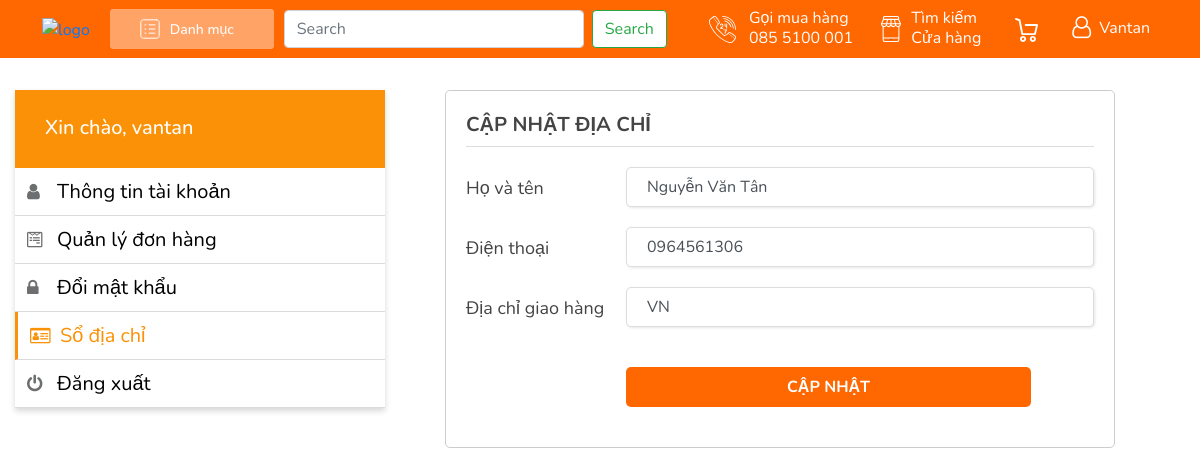
Page /user/info/address.php (signed in) on the committed database.
### tables this page shows
CREATE TABLE IF NOT EXISTS `khachhang` (
  `kh_tendangnhap` varchar(50) NOT NULL,
  `kh_matkhau` varchar(255) NOT NULL,
  `kh_ten` varchar(100) NOT NULL,
  `kh_gioitinh` int(11) NOT NULL DEFAULT 0,
  `kh_diachi` varchar(255) NOT NULL DEFAULT 'VN',
  `kh_dienthoai` varchar(50) NOT NULL,
  `kh_email` varchar(100) NOT NULL DEFAULT 'anhb1700326@student.ctu.edu.vn',
  `kh_cmnd` varchar(100) NOT NULL DEFAULT '123456789',
  `kh_ngaysinh` int(11) NOT NULL DEFAULT 1,
  `kh_thangsinh` int(11) NOT NULL DEFAULT 1,
  `kh_namsinh` int(11) NOT NULL DEFAULT 1989,
  `kh_trangthai` int(11) NOT NULL DEFAULT 0,
  `kh_quanly` int(1) NOT NULL DEFAULT 0,
  `kh_binhluan` varchar(255) NOT NULL,
  `kh_thoigiantao` timestamp NOT NULL DEFAULT current_timestamp(),
  `kh_thoigiancapnhat` timestamp NOT NULL DEFAULT current_timestamp(),
  `kh_makichhoat` varchar(50) NOT NULL DEFAULT '0',
  `kh_quantri` int(1) NOT NULL DEFAULT 0,
  PRIMARY KEY (`kh_tendangnhap`)
);

### libraries/Psr4AutoloaderClass.php (called while the page is built, shortened)
<?php
class Psr4AutoloaderClass
{
	protected $prefixes = array();
	public function addNamespace($prefix, $base_dir, $prepend = false)
	{
		$prefix = trim($prefix, '\\') . '\\';
		$base_dir = rtrim($base_dir, DIRECTORY_SEPARATOR) . '/';
		if (isset($this->prefixes[$prefix]) === false) {
			$this->prefixes[$prefix] = array();
		}
		if ($prepend) {
			array_unshift($this->prefixes[$prefix], $base_dir);
		} else {
			array_push($this->prefixes[$prefix], $base_dir);
		}
	}
	public function loadClass($class)
	{
		$prefix = $class;
		while (false !== $pos = strrpos($prefix, '\\')) {
			$prefix = substr($class, 0, $pos + 1);
			$relative_class = substr($class, $pos + 1);
			$mapped_file = $this->loadMappedFile($prefix, $relative_class);
			if ($mapped_file) {
				return $mapped_file;
			}
			$prefix = rtrim($prefix, '\\');
		}
		return false;
	}
	protected function loadMappedFile($prefix, $relative_class)
	{
		foreach ($this->prefixes[$prefix] as $base_dir) {
			$file = $base_dir
				. str_replace('\\', '/', $relative_class)
				. '.php';
			if ($this->requireFile($file)) {
				return $file;
			}
		}
		return false;
	}
	protected function requireFile($file)
	{
		if (file_exists($file)) {
			return true;
		}
		return false;
	}
}

### src/classes/Customer.php (called while the page is built, shortened)
<?php
class Customer
{
	private $db;
	public function __construct($pdo)
	{
		$this->db = $pdo;
	}
	public function find($kh_tendangnhap)
	{
		$statement = $this->db->prepare('select * from khachhang where kh_tendangnhap = :kh_tendangnhap');
		$statement->execute(['kh_tendangnhap' => $kh_tendangnhap]);
		if ($row = $statement->fetch()) {
			return $this;
		}
		return null;
	}
}

### public/user/info/address.php (the view, shortened to what this page needs)
<?php
    require_once '../../../bootstrap.php';
    $customer = new Customer($PDO);
    $kh_tendangnhap=$_SESSION['kh_tendangnhap_logged'];
        if ( ($kh_tendangnhap == "") || !($customer->find($kh_tendangnhap))) {
            redirect(BASE_URL_PATH .'user/auth/login.php');
        }
    $errors = [];
?>
<!DOCTYPE html>
<html lang="en">
<head>
    <link rel="stylesheet" href="/assets/user/css/bootstrap.min.css" type="text/css" />
    <link rel="stylesheet" href="/assets/user/css/font-awesome.min.css" type="text/css" />
    <link href="/assets/user/css/datatables.min.css" rel="stylesheet"/>
    <link href="/assets/user/css/animate.css" rel="stylesheet"/>
    <link rel="stylesheet" href="/assets/user/css/base.css" type="text/css" />
    <link rel="stylesheet" href="/assets/user/css/styles.css" type="text/css" />
    <link rel="stylesheet" href="/assets/user/css/responsive.css" type="text/css" />
</head>
<body>
    <?php include_once __DIR__ . '../../../../partials/user/header.php'; ?>
    <div class="container-fluid">
        <div id="main_container" class="grid-info row">
            <div class="col-md-4">
                <div class="user-menu-side">
                    <div class="user-name">
                        <div class="name">
                            <h5>Xin chào, <?=$_SESSION['kh_tendangnhap_logged']; ?></h5>
                        </div>
                    </div>
                    <ul>
                        <li >
                           <a href="/user/info/personal.php">
                                <i class="fa fa-user" aria-hidden="true"></i>
                                Thông tin tài khoản
                           </a>
                        </li>
                        <li>
                            <a href="/user/info/order-management.php">
                                <i class="fa fa-wpforms" aria-hidden="true"></i>
                                Quản lý đơn hàng
                            </a>
                        </li>
                        <li>
                            <a href="/user/info/change-password.php">
                                <i class="fa fa-lock" aria-hidden="true"></i>
                                Đổi mật khẩu
                            </a>
                        </li>
                        <li class="selected">
                            <a href="/user/info/address.php">
                            <i class="fa fa-id-card-o" aria-hidden="true"></i>
                                Sổ địa chỉ
                            </a>
                        </li>
                        <li>
                            <a href="/user/auth/logout.php">
                                <i class="fa fa-power-off" aria-hidden="true"></i>
                                Đăng xuất
                            </a>
                        </li>
                    </ul>
                </div>
            </div>
            <div class="col-md-7">
                <div class="user-content-side">
                    <h2 class="member-title">Cập nhật địa chỉ</h2>
                    <form action="" method="post" name="frmUser" id="frmUser" enctype="multipart/form-data">
                        <div class="box-user <?= isset($errors['kh_ten']) ? ' has-error' : '' ?>">
                            <label class="label-input" for="Username">Họ và tên</label>
                            <input type="text" name="kh_ten" class="form-control" id="kh_ten" placeholder="Họ tên" value="<?= htmlspecialchars($customer->kh_ten) ?>" />
                        </div>
                        <div class="box-user <?= isset($errors['kh_dienthoai']) ? ' has-error' : '' ?>">
                            <label class="label-input" for="kh_dienthoai">Điện thoại</label>
                            <input type="text" name="kh_dienthoai" class="form-control" id="kh_dienthoai" placeholder="Điện thoại" value="<?= htmlspecialchars($customer->kh_dienthoai) ?>" />
                        </div>
                        <div class="box-user <?= isset($errors['kh_diachi']) ? ' has-error' : '' ?>">
                            <label class="label-input" for="kh_diachi">Địa chỉ giao hàng</label>
                            <input type="text" name="kh_diachi" class="form-control" id="kh_diachi" placeholder="Địa chỉ" value="<?= htmlspecialchars($customer->kh_diachi) ?>" />
                        </div>
                        <div class="box-user box-submit ">
                            <button class="submit-btn btn btn-success" name="submit" >Cập nhật</button>
                        </div>
                    </form>
                </div>
            </div>
        </div>
    </div>
</body>
</html>

### public/assets/user/css/base.css (style rules this page uses)
:root { --primary-color: #FF6700; --secondary-color: #fa9107; --white-color: #fff; --black-color: #000; --text-color: #333; --boder-color: #dbdbdb; --start-gold-color: #FFCE3E; --light-orange-color: #F9920F; --success-color: #28A745; }

### public/assets/user/css/styles.css (style rules this page uses)
html { position: relative; min-height: 100%; scroll-behavior: smooth; }
* { margin: 0; padding: 0; box-sizing: border-box; }
body { overflow-x: hidden; font-family: 'Nunito', sans-serif; }
.container-fluid { display: flex; flex-direction: column; margin: 0; padding-top: 60px; }
.box-login .submit-btn, .box-user .submit-btn { height: 40px; min-width: 405px; display: flex; align-items: center; justify-content: center; background: var(--primary-color); border: none; border-radius: 5px; color: var(--white-color); font-size: 16px; margin-top: 20px; font-weight: bold; text-transform: uppercase; text-decoration: none; transition: 0.1s ease-in-out; margin-left: 20px; margin-right: 20px; }
.grid-info { display: flex; grid-gap: 30px; padding-top: 30px; padding-bottom: 30px; }
.user-menu-side { box-shadow: 0px 3px 6px rgb(0 0 0 / 16%); }
.user-menu-side .user-name { padding: 20px; display: flex; align-items: center; background: var(--secondary-color); color: var(--white-color); font-size: 16px; }
.name h5 { margin-left: 10px; margin-top: 6px; }
.user-menu-side ul { margin: 0; padding: 0; list-style: none; }
.user-menu-side ul li:hover a, .user-menu-side ul li.selected a { background: var(--white-color); color: var(--secondary-color); border-left: 3px solid var(--secondary-color); text-decoration: none; }
.user-menu-side ul a { border-bottom: 1px solid var(--boder-color); padding: 10px 12px; display: flex; align-items: center; font-size: 20px; line-height: normal; color: var(--black-color); transition: 0.1s ease-in-out; }
.user-menu-side ul a i { color: #6D6E70; width: 30px; font-size: 18px; transition: 0.1s ease-in-out; }
.user-menu-side ul li:hover i, .user-menu-side ul li.selected i { color: var(--secondary-color); }
.user-content-side { border-radius: 5px; border: 1px solid #ccc; padding: 20px; }
.user-content-side .member-title { padding-bottom: 8px; margin-bottom: 20px; color: #444444; text-transform: uppercase; font-size: 20px; font-weight: 700; line-height: normal; border-bottom: 1px solid #ddd; margin-top: 0; }
.user-content-side .box-user { display: grid; grid-template-columns: 160px auto; margin-bottom: 20px; }
.user-content-side .box-user .label-input { width: 160px; margin-bottom: 0; font-size: 18px; color: #444444; padding-top: 8px; font-weight: normal; }
.user-content-side .box-user input[type=text], .user-content-side .box-user input[type=password], .user-content-side .box-user input[type=email] { height: 40px; background: #fff; padding: 5px 20px; font-size: 16px; outline: none; border: 1px solid #DDDDDD; box-shadow: 1px 1px 3px rgb(0 0 0 / 10%); border-radius: 5px; }
button.submit-btn.btn.btn-success { margin-left: 160px; display: unset; }

### rows in the picture
khachhang: kh_ten "Nguyễn Văn Tân", kh_dienthoai "0964561306", kh_diachi "VN"

### other values in the picture
$_SESSION['kh_tendangnhap_logged'] "Vantan"
$_SESSION['kh_tendangnhap_logged'] "vantan"
